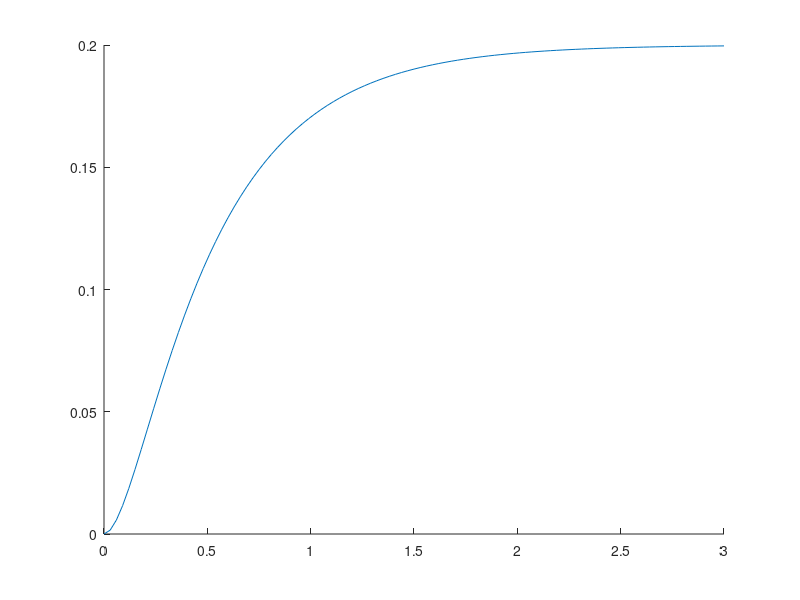

This chart was generated by the following MATLAB code:
%% Constants
Kg = 33.3; %Gear Ratio
Km = 0.0401; %Motor Constant [NM\amp]
Rm  = 19.2; %Armature Resitance (Output motor resistance) [ohms]
L = 0.45; %Link length [m0]
Marm = 0.060; %Mass of ruler
Mtip = 0.05; %Tip mass [kg]
Jhub = 0.0005;
Jextra = 0.2*0.2794^2;
Jload = 0.0015;
Jarm = (Marm*L^2)/3; %Link Rigid body of inertia
Jm = Mtip*L^2; %Tip mass inertia
Jl = Jarm+Jm; %Inertia of flex link and mass
J = Jhub+Jload+Jextra; %Moment of inertia about the shaft [Kgm^2]
fc = 1.8; %Natural Frequency [Hz]
Kstiff = (2*pi*fc)^2*(Jl);

%%% Closed Loop System
Kd = 1.5;
Kp = 5;
num = (Kg*Km)/(J*Rm);
d2 = 1; %s^2 coeff
d1 = (((Kg^2)*(Km^2))/(J*Rm))+((Kd*Kg*Km)/(J*Rm));
d0 = (Kp*Kg*Km)/(J*Rm);
den = [d2 d1 d0];
sysTF = tf(num,den);


%%% Step Response
[x,t] = step(sysTF);

figure()
hold on
plot(t,x);


